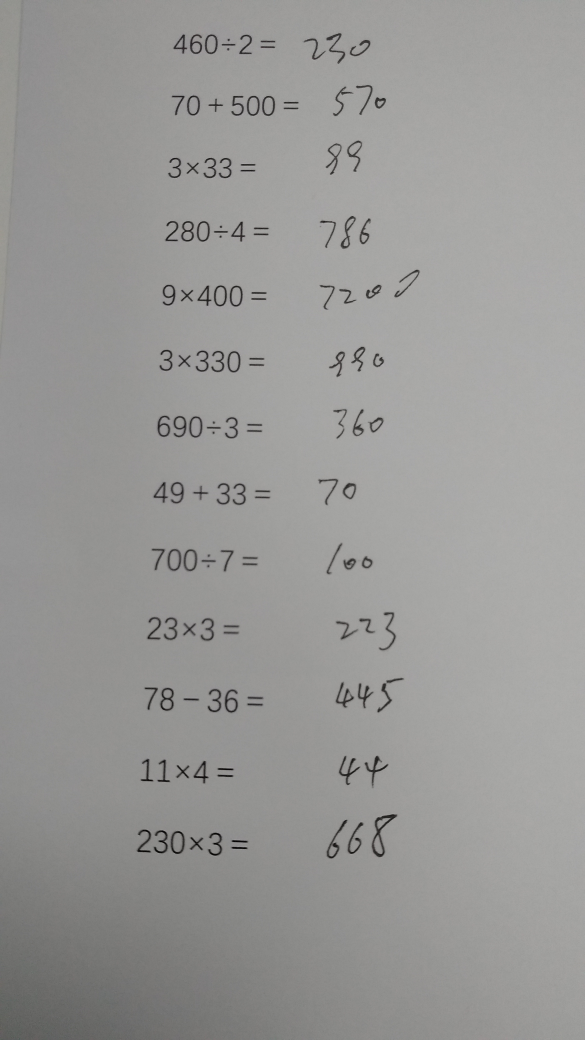
#> input picture images/000.jpg, 2340 x 4160 px (shown at 1/4 size)
$ python -i preprocessing.py   (imports and definitions only)
#> lines starting #> are read from the running program, lines starting #| are printed output that depends on the picture
#> further down, picture is the input picture: shape (4160, 2340, 3); mean B, G, R 150.7, 152.3, 152.8
# coding:utf8

import numpy as np
import cv2


def preprocessing(img):
    """

    :param img:
    :return:
    """

    def get_non0_index_scope(l):
        """

        :param l:
        :return:
        """
        if l[0]:
            start = 0
        else:
            start = l.index(True)
        l.reverse()
        if l[0]:
            end = 0
        else:
            end = l.index(True)
        end = len(l) - end
        return start, end

    def get_min_content_area(img):
        """

        :param img:
        :return:
        """
        col_proj = (np.sum(img, axis=0) != 0).tolist()
        row_proj = (np.sum(img, axis=1) != 0).tolist()
        col_start, col_end = get_non0_index_scope(col_proj)
        row_start, row_end = get_non0_index_scope(row_proj)

        return row_start, row_end, col_start, col_end

    def get_resize_padding_img(img, size=None, padding=None):
        """

        :param img:
        :param size:
        :param padding:
        :return:
        """
        if size and padding:
            sub_img = cv2.resize(img, size)
            sub_img = np.pad(sub_img, padding, mode='constant')
            sub_img = np.pad(sub_img, ((3,), (3,)), mode='constant')
        else:
            sub_img = cv2.resize(img, (28, 28))
        return sub_img

    if img.ndim == 3:
        img = cv2.cvtColor(img, cv2.COLOR_BGR2GRAY)

    img = cv2.GaussianBlur(img, (3, 3), 0)

    kernel = np.ones((3, 3), np.uint8)
    img = cv2.erode(img, kernel, iterations=1)

    img = (img - np.min(img)) / (np.max(img) - np.min(img))
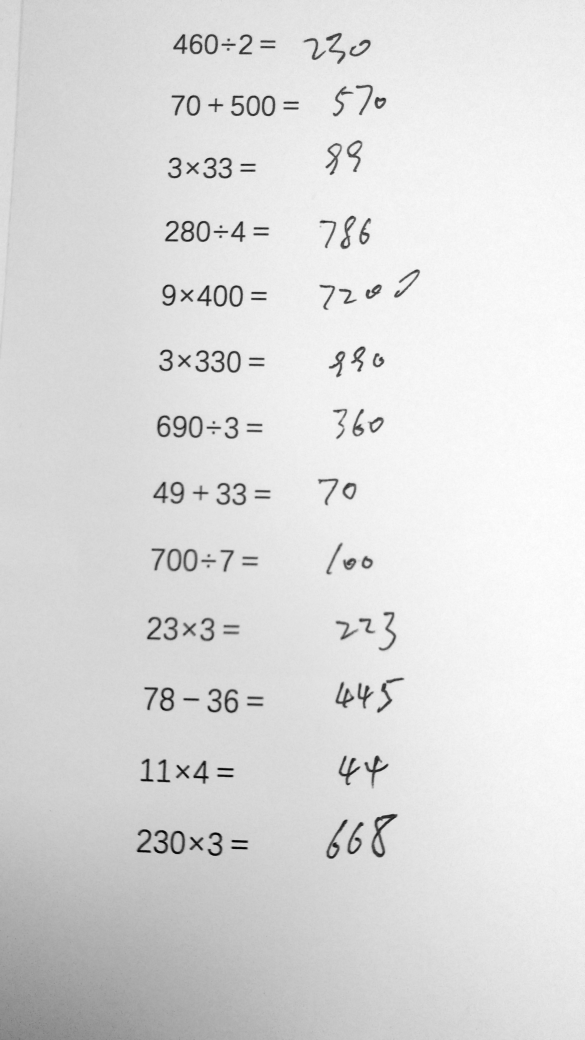
#> img: shape (4160, 2340) float64 (shown at 1/4 size); min 0, max 1, mean 0.866

    img[img < 0.16] = 0.0

    row_start, row_end, col_start, col_end = get_min_content_area(img)
#> in get_min_content_area, `col_proj = (np.sum(img, axis=0) != 0).tolist()`: col_proj = 2340 items, first 6: True, True, True, True, True, True
#> in get_min_content_area, `row_proj = (np.sum(img, axis=1) != 0).tolist()`: row_proj = 4160 items, first 6: True, True, True, True, True, True
#> in get_non0_index_scope, `end = len(l) - end`: end = 2340
#> in get_min_content_area, `col_start, col_end = get_non0_index_scope(col_proj)`: col_start = 0; col_end = 2340
#> in get_min_content_area, `row_start, row_end = get_non0_index_scope(row_proj)`: row_start = 0; row_end = 4160
#> row_start = 0; row_end = 4160; col_start = 0; col_end = 2340
    sub_img = img[row_start: row_end, col_start: col_end]

    if col_end - col_start < row_end - row_start:  # 铅直边较长
        change_rate = (row_end - row_start - 42) / float((row_end - row_start))
#> change_rate = 0.99
        changed_width = int((col_end - col_start) * (1 - change_rate))
#> changed_width = 23

        if changed_width % 2 == 1:
            changed_width += 1
#> changed_width = 24
        if changed_width == 0:
            changed_width = 2
        pad = (42 - changed_width) / 2
#> pad = 9
        padding = ((0,), (int(pad),))
#> padding = ((0,), (9,))
        sub_img = get_resize_padding_img(sub_img, size=(changed_width, 42), padding=padding)
#> in get_resize_padding_img, `sub_img = cv2.resize(img, size)`:
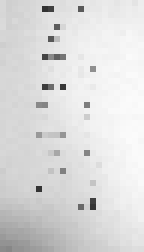
#> sub_img: shape (42, 24) float64 (shown 6 times larger); min 0.197, max 0.988, mean 0.866
#> in get_resize_padding_img, `sub_img = np.pad(sub_img, padding, mode='constant')`:
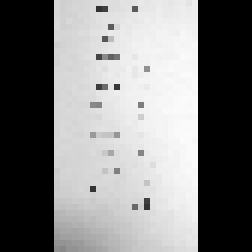
#> sub_img: shape (42, 42) float64 (shown 6 times larger); min 0, max 0.988, mean 0.495
#> in get_resize_padding_img, `sub_img = np.pad(sub_img, ((3,), (3,)), mode='constant')`:
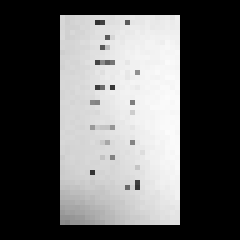
#> sub_img: shape (48, 48) float64 (shown 5 times larger); min 0, max 0.988, mean 0.379

    else:  # 水平边较长
        change_rate = (col_end - col_start - 42) / float((col_end - col_start))
        changed_height = int((row_end - row_start) * (1 - change_rate))

        if changed_height % 2 == 1:
            changed_height += 1
        if changed_height == 0:
            changed_height = 2
        pad = (42 - changed_height) / 2
        padding = ((int(pad),), (0,))
        sub_img = get_resize_padding_img(sub_img, size=(42, changed_height), padding=padding)

    return sub_img

>>> import cv2
>>> picture = cv2.imread('../images/000.jpg')
>>> result = preprocessing(picture)

$ run again, on images/001.jpg
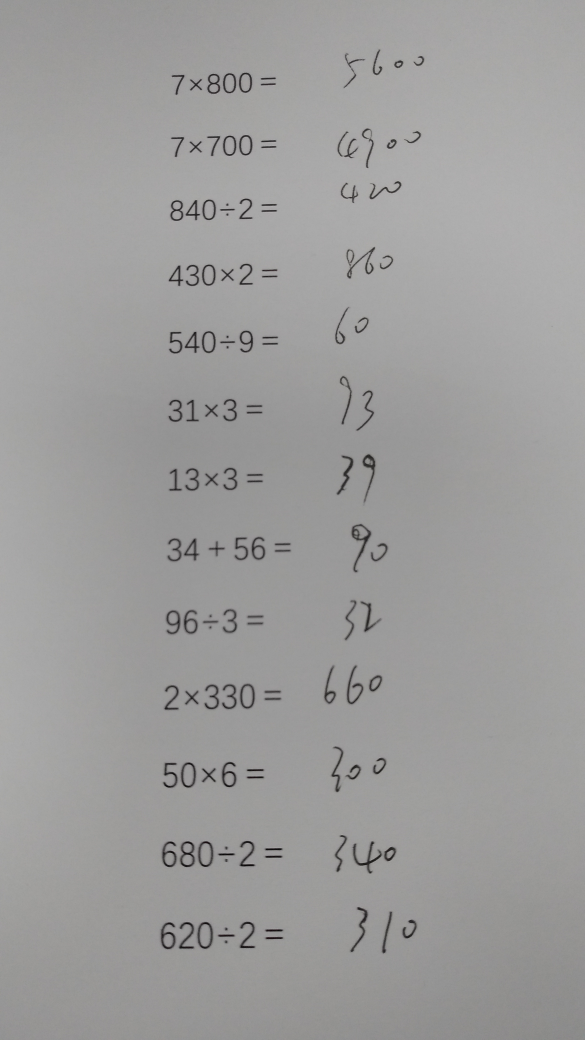
#> input picture images/001.jpg, 2340 x 4160 px (shown at 1/4 size)
#> picture is the input picture: shape (4160, 2340, 3); mean B, G, R 156.2, 156.7, 157.3
#> in preprocessing, `img = (img - np.min(img)) / (np.max(img) - np.min(img))`:
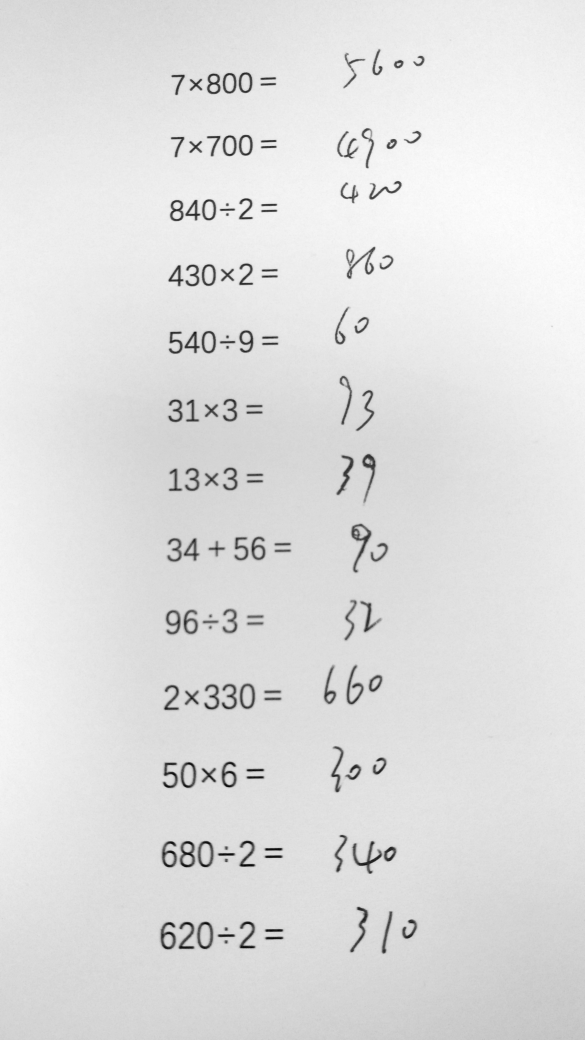
#> img: shape (4160, 2340) float64 (shown at 1/4 size); min 0, max 1, mean 0.877
#> col_proj = 2340 items, first 6: True, True, True, True, True, True
#> row_proj = 4160 items, first 6: True, True, True, True, True, True
#> end = 2340
#> in get_min_content_area, `col_start, col_end = get_non0_index_scope(col_proj)`: col_start = 0; col_end = 2340
#> in get_min_content_area, `row_start, row_end = get_non0_index_scope(row_proj)`: row_start = 0; row_end = 4160
#> in preprocessing, `row_start, row_end, col_start, col_end = get_min_content_area(img)`: row_start = 0; row_end = 4160; col_start = 0; col_end = 2340
#> change_rate = 0.99
#> in preprocessing, `changed_width = int((col_end - col_start) * (1 - change_rate))`: changed_width = 23
#> in preprocessing, `changed_width += 1`: changed_width = 24
#> pad = 9
#> padding = ((0,), (9,))
#> in get_resize_padding_img, `sub_img = np.pad(sub_img, ((3,), (3,)), mode='constant')`:
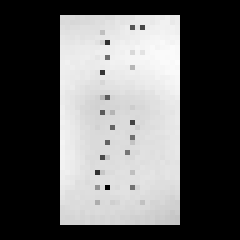
#> sub_img: shape (48, 48) float64 (shown 5 times larger); min 0, max 0.989, mean 0.385

$ run again, on images/10.jpg
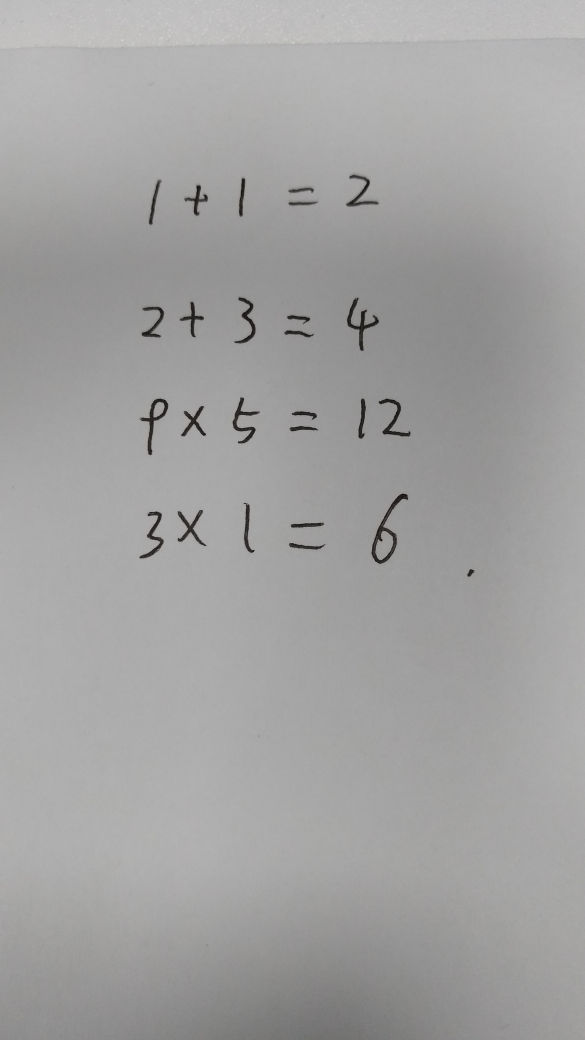
#> input picture images/10.jpg, 2340 x 4160 px (shown at 1/4 size)
#> picture is the input picture: shape (4160, 2340, 3); mean B, G, R 161.4, 161.6, 162
#> in preprocessing, `img = (img - np.min(img)) / (np.max(img) - np.min(img))`:
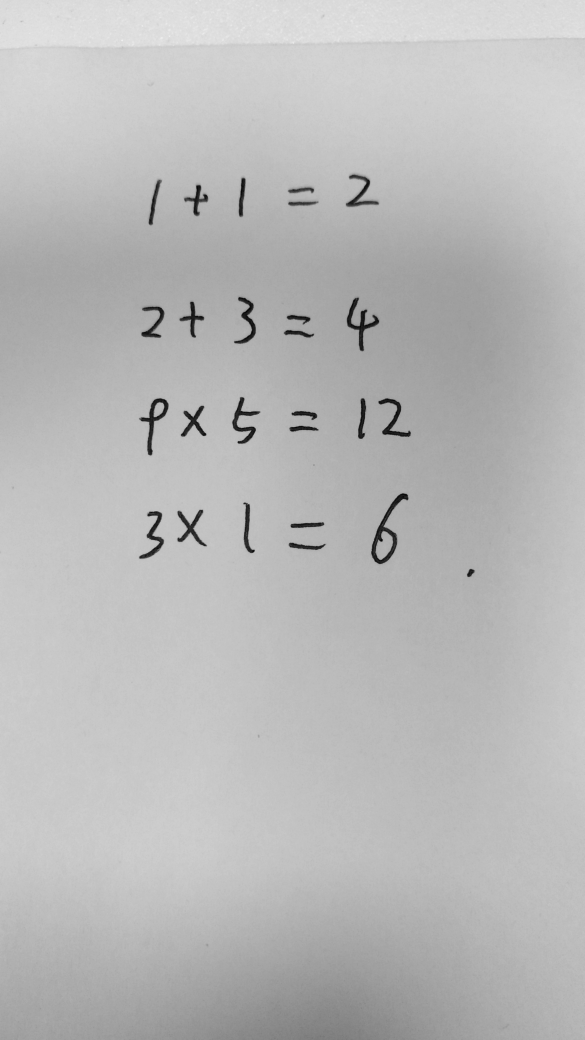
#> img: shape (4160, 2340) float64 (shown at 1/4 size); min 0, max 1, mean 0.728
#> col_proj = 2340 items, first 6: True, True, True, True, True, True
#> row_proj = 4160 items, first 6: True, True, True, True, True, True
#> end = 2340
#> in get_min_content_area, `col_start, col_end = get_non0_index_scope(col_proj)`: col_start = 0; col_end = 2340
#> in get_min_content_area, `row_start, row_end = get_non0_index_scope(row_proj)`: row_start = 0; row_end = 4160
#> in preprocessing, `row_start, row_end, col_start, col_end = get_min_content_area(img)`: row_start = 0; row_end = 4160; col_start = 0; col_end = 2340
#> change_rate = 0.99
#> in preprocessing, `changed_width = int((col_end - col_start) * (1 - change_rate))`: changed_width = 23
#> in preprocessing, `changed_width += 1`: changed_width = 24
#> pad = 9
#> padding = ((0,), (9,))
#> in get_resize_padding_img, `sub_img = np.pad(sub_img, ((3,), (3,)), mode='constant')`:
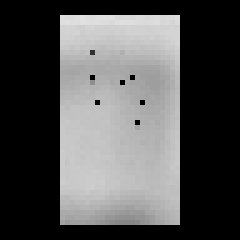
#> sub_img: shape (48, 48) float64 (shown 5 times larger); min 0, max 0.883, mean 0.319

$ run again, on images/111.jpg
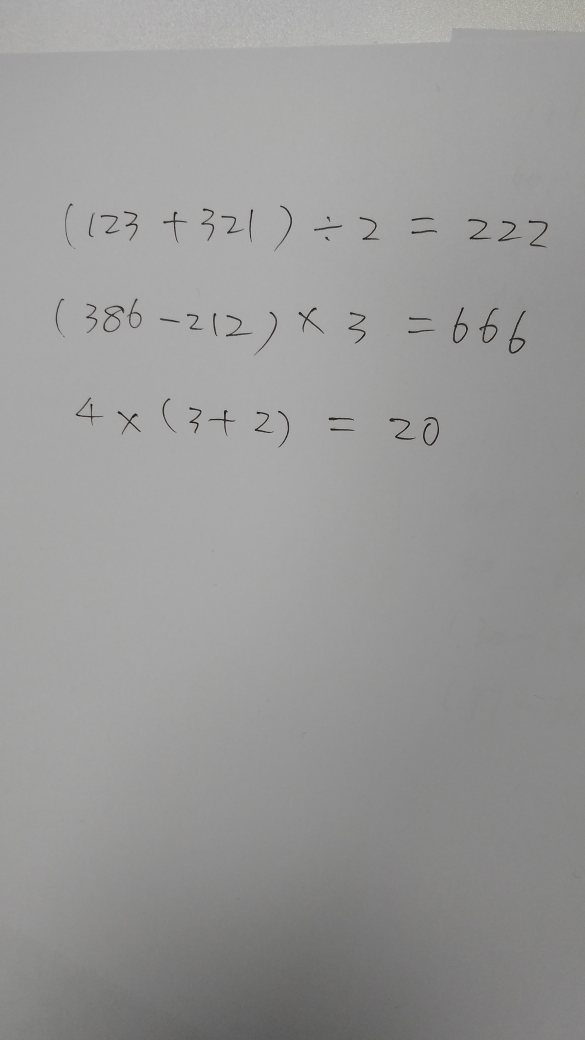
#> input picture images/111.jpg, 2340 x 4160 px (shown at 1/4 size)
#> picture is the input picture: shape (4160, 2340, 3); mean B, G, R 152.3, 152.7, 152.8
#> in preprocessing, `img = (img - np.min(img)) / (np.max(img) - np.min(img))`:
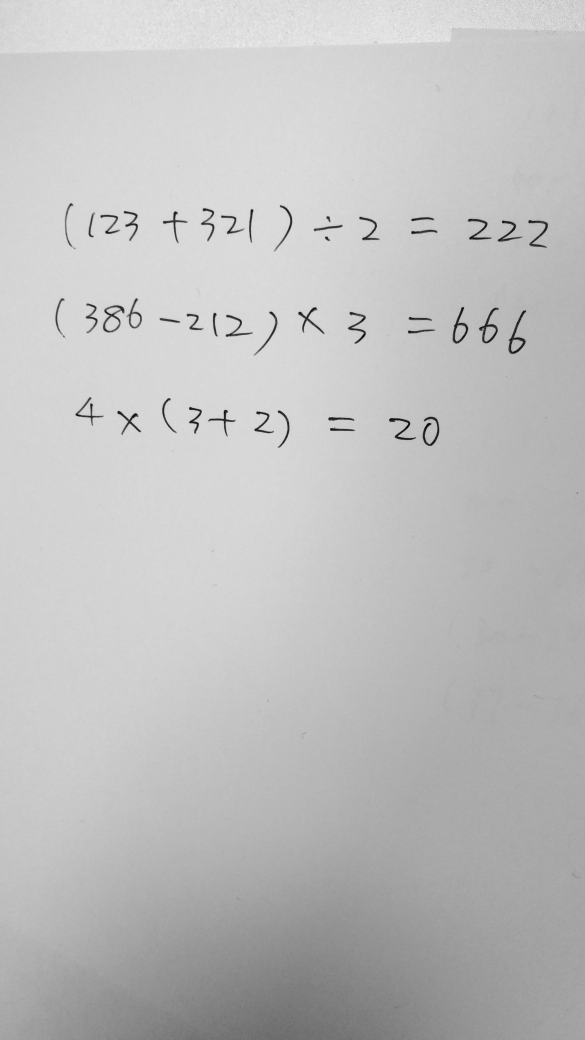
#> img: shape (4160, 2340) float64 (shown at 1/4 size); min 0, max 1, mean 0.754
#> col_proj = 2340 items, first 6: True, True, True, True, True, True
#> row_proj = 4160 items, first 6: True, True, True, True, True, True
#> end = 2340
#> in get_min_content_area, `col_start, col_end = get_non0_index_scope(col_proj)`: col_start = 0; col_end = 2340
#> in get_min_content_area, `row_start, row_end = get_non0_index_scope(row_proj)`: row_start = 0; row_end = 4160
#> in preprocessing, `row_start, row_end, col_start, col_end = get_min_content_area(img)`: row_start = 0; row_end = 4160; col_start = 0; col_end = 2340
#> change_rate = 0.99
#> in preprocessing, `changed_width = int((col_end - col_start) * (1 - change_rate))`: changed_width = 23
#> in preprocessing, `changed_width += 1`: changed_width = 24
#> pad = 9
#> padding = ((0,), (9,))
#> in get_resize_padding_img, `sub_img = np.pad(sub_img, ((3,), (3,)), mode='constant')`:
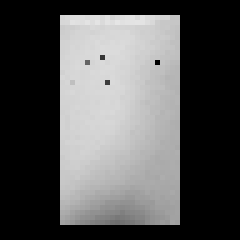
#> sub_img: shape (48, 48) float64 (shown 5 times larger); min 0, max 0.901, mean 0.331
